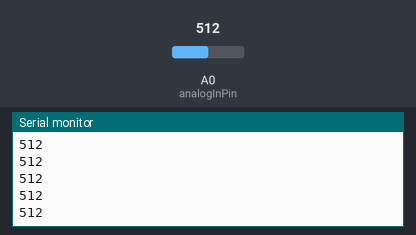
The sketch below on a simulated Arduino Uno, built with avr-gcc and run on an emulated ATmega328P. Parts: the last lines printed to the serial monitor. The inputs (shaded band) are chosen by the test bench; at power-on: A0 (analogInPin) = 512.

Above: at 1.2 s.
1.3 s: A0 (analogInPin) set to 716
At 2.2 s:
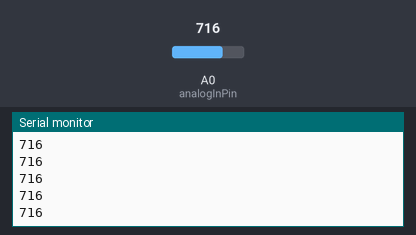
2.8 s: A0 (analogInPin) set to 900
At 3.6 s:
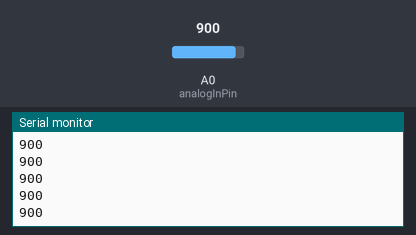
Timing chart, 0 to 5.8 s (numbered marks = the images above; inputs shaded):
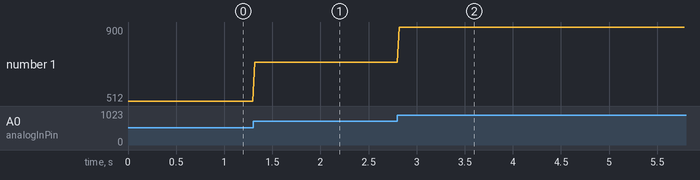

Measured:
- after the input at 1.3 s, the serial monitor: prints a new line at once (image 1)
- after the input at 2.8 s, the serial monitor: prints a new line at once (image 2)
- plotted number 1: 512 → 716 after the input at 1.3 s, 716 → 900 after the input at 2.8 s

The sketch:

AnalogInOutSerial.ino
```cpp
const int analogInPin = A0;  // Analog input pin that the potentiometer is attached to

int sensorValue = 0;        // value read from the pot

void setup() {
  // initialize serial communications at 9600 bps:
  Serial.begin(9600);
}
int i = 0;
void loop() {
  i++;
  // read the analog in value:
  sensorValue = analogRead(analogInPin);
  // map it to the range of the analog out:
//  Serial.print(i);
//  Serial.print(',');
  Serial.println(sensorValue);
  // wait 2 milliseconds before the next loop
  // for the analog-to-digital converter to settle
  // after the last reading:
  delay(20);
}
```
